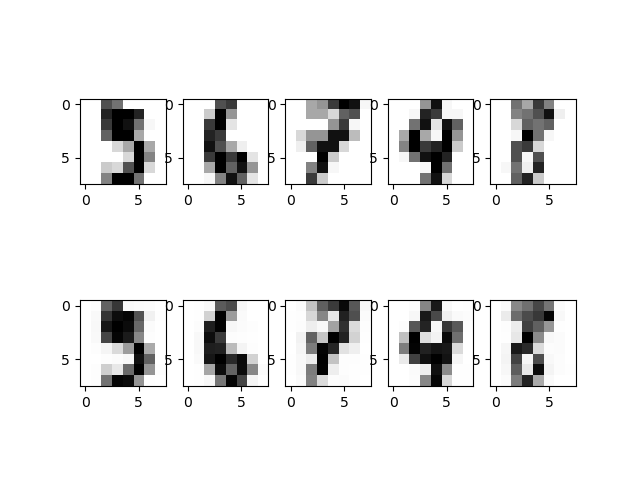

Generate this figure with Python:
import numpy as np
import pandas as pd
from scipy import special
from sklearn import datasets
import gzip
import matplotlib.pyplot as plt

# X = np.zeros((300,28*28))
# y = np.zeros((300,28*28))

# f = gzip.open('/home/sai/Downloads/train-images-idx3-ubyte.gz','r')
# image_size = 28
# num_images = 500
# f.read(16)
# buf = f.read(image_size * image_size * num_images)
# data = np.frombuffer(buf, dtype=np.uint8).astype(np.float32)
# data = data.reshape(num_images, image_size, image_size, 1)
# x_test = np.zeros((5,784))
# x_test[0,:] = data[412].flatten()/255
# x_test[1,:] = data[437].flatten()/255
# x_test[2,:] = data[387].flatten()/255
# x_test[3,:] = data[345].flatten()/255
# x_test[4,:] = data[499].flatten()/255
# Input
# for i in range(300) :
#     X[i,:] = data[i].flatten()/255
#     #image = np.asarray(data[i]).squeeze()
#     # plt.imshow(image)
#     # plt.show()

# data = datasets.load_digits().images / 16
# X = data.reshape(len(data), -1)/16
# y = X
# n = len(data)

def spilt(data, n, ratio = 0.75) :
    x_train,x_test=[],[]
    temp = n * ratio
    for i in range(n) :
        if np.random.randint(0,n) < temp :
            x_train.append(data[i])
        else:
            x_test.append(data[i])
    return np.array(x_train),np.array(x_test)

#print(X)

def sigmoid(x) :
    return 1/(1+np.exp(-x))

# // change this
def sigmoid_der(x):
    return x * (1 - x)

def initialize_parameters(n_x, n_h, n_y):

    W1 = np.random.uniform(0,0.01,(n_x, n_h))
    b1 = np.random.uniform(0,0.1,(1, n_h))
    W2 = np.random.uniform(0,0.01,(n_h, n_y))
    b2 = np.random.uniform(0,0.1,(1,n_y))
    
    params = {"W1": W1,"b1": b1,"W2": W2,"b2": b2}
    
    return params

def linear_forward(A, weights, bias) :
    return sigmoid(np.dot(A, weights) + bias)

def linear_backward(Ax, Ah, Ay, param) :
    J = (Ay - y)
    dZ = np.multiply(J, sigmoid_der(Ay))
    dX = np.multiply(np.dot(dZ, param["W2"].T), sigmoid_der(Ah))
    Ah_mu = np.sum(Ah,axis = 1) / Ax.shape[0]
    KL = np.multiply(lambda_,(-(prob/Ah_mu) + ((1-prob)/(1-Ah_mu))))
    dW2 = np.dot(Ah.T, dZ)
    db2 = np.sum(dZ, axis = 0, keepdims = True)
    dW1 = np.dot(Ax.T, dX) + (1/Ax.shape[0]) * np.dot(Ax.T,sigmoid_der(Ah))
    db1 = np.sum(dX, axis = 0, keepdims = True)

    grads = {"dW1": dW1,"db1": db1,"dW2": dW2,"db2": db2}

    return grads

def NN_Train(X, i, h, o, learning_rate) :

    epochs = 10000

    parameters = initialize_parameters(i, h, o)

    iteration = 0

    for _ in range(epochs) :

        iteration += 1

        #   Forward_Propagation
        Z = linear_forward(X, parameters["W1"], parameters["b1"])
        Y = linear_forward(Z, parameters["W2"], parameters["b2"])

        # Error
        e = np.linalg.norm(X[0]-Y[0])

        # Back_Propagation
        gradients = linear_backward(X, Z, Y, parameters)

        # Updation
        parameters["W2"] = parameters["W2"] - (gradients["dW2"] * learning_rate)
        parameters["b2"] = parameters["b2"] - (gradients["db2"] * learning_rate)
        parameters["W1"] = parameters["W1"] - (gradients["dW1"] * learning_rate)
        parameters["b1"] = parameters["b1"] - (gradients["db1"] * learning_rate)

        print("Iteration " + str(iteration) + " - Error: " + str(e))

    return parameters


def NN_Test(input_ , param) :

    Z = linear_forward(input_, param["W1"], param["b1"])
    Y = linear_forward(Z, param["W2"], param["b2"])
    return Y


# i = 64
# h = 26 
# o = 64
lambda_ = 2
prob = 0.05
# # X1 = data[0].flatten()/255
# # print(X1.shape)
# # print(X1)

# x_train, x_test = spilt(data, len(data), 0.75)
# x_train = x_train.reshape(len(x_train),64)
# x_test = x_test.reshape(len(x_test),64)
# y = x_train
# print("Training : ")

# p = NN_Train(x_train)

# print("Testing : ")


# B = np.reshape(X1,(28,28,1))
# image = np.asarray(B).squeeze()
# plt.imshow(image, cmap = "Greys")
# plt.show()


#NN_Test(x_test, p)

def func(M,a,b) :
    fig,ax = plt.subplots(2,5)
    ax = ax.flatten()
    for i in range(10):
        if i < 5 :
            
            ax[i].imshow(M[i].reshape(b,b),cmap="Greys")
        else:
            ax[i].imshow(NN_Test(M[i-5], a).reshape(b,b),cmap="Greys")

    plt.show()

i = 64
h = 26
o = 64
learning_rate = 0.001

# Loading_Data 
data = datasets.load_digits().images / 16
X, X_test = spilt(data, len(data), 0.75)
X = X.reshape(len(X),64)
y = X
X_test = X_test.reshape(len(X_test),64)
p = NN_Train(X, i, h, o, learning_rate)
func(X_test, p, 8)
